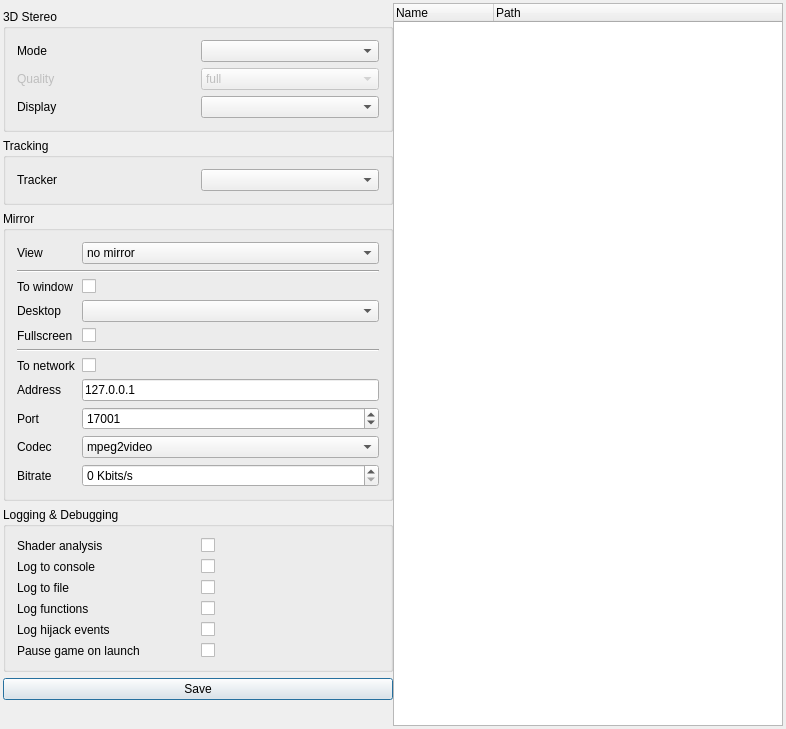
<?xml version="1.0" encoding="UTF-8"?>
<ui version="4.0">
 <class>cMainWindow</class>
 <widget class="QMainWindow" name="cMainWindow">
  <property name="geometry">
   <rect>
    <x>0</x>
    <y>0</y>
    <width>786</width>
    <height>645</height>
   </rect>
  </property>
  <property name="windowTitle">
   <string>Vireio Perception</string>
  </property>
  <widget class="QWidget" name="centralWidget">
   <layout class="QGridLayout" name="gridLayout" columnstretch="0,0">
    <property name="leftMargin">
     <number>3</number>
    </property>
    <property name="topMargin">
     <number>3</number>
    </property>
    <property name="rightMargin">
     <number>3</number>
    </property>
    <property name="bottomMargin">
     <number>3</number>
    </property>
    <property name="horizontalSpacing">
     <number>0</number>
    </property>
    <item row="5" column="0">
     <widget class="QPushButton" name="saveSettings">
      <property name="text">
       <string>Save</string>
      </property>
      <property name="autoDefault">
       <bool>true</bool>
      </property>
      <property name="default">
       <bool>true</bool>
      </property>
     </widget>
    </item>
    <item row="7" column="0">
     <spacer name="verticalSpacer">
      <property name="orientation">
       <enum>Qt::Vertical</enum>
      </property>
      <property name="sizeHint" stdset="0">
       <size>
        <width>20</width>
        <height>40</height>
       </size>
      </property>
     </spacer>
    </item>
    <item row="8" column="0">
     <widget class="QLabel" name="info">
      <property name="text">
       <string/>
      </property>
     </widget>
    </item>
    <item row="0" column="1" rowspan="9">
     <widget class="QTreeWidget" name="games">
      <property name="contextMenuPolicy">
       <enum>Qt::CustomContextMenu</enum>
      </property>
      <property name="editTriggers">
       <set>QAbstractItemView::NoEditTriggers</set>
      </property>
      <property name="indentation">
       <number>0</number>
      </property>
      <property name="rootIsDecorated">
       <bool>false</bool>
      </property>
      <property name="expandsOnDoubleClick">
       <bool>false</bool>
      </property>
      <column>
       <property name="text">
        <string>Name</string>
       </property>
      </column>
      <column>
       <property name="text">
        <string>Path</string>
       </property>
      </column>
     </widget>
    </item>
    <item row="3" column="0">
     <widget class="QGroupBox" name="groupBox">
      <property name="title">
       <string>Mirror</string>
      </property>
      <property name="flat">
       <bool>true</bool>
      </property>
      <layout class="QGridLayout" name="gridLayout_2">
       <item row="8" column="0">
        <widget class="QLabel" name="label_4">
         <property name="text">
          <string>Port</string>
         </property>
        </widget>
       </item>
       <item row="7" column="0">
        <widget class="QLabel" name="label_3">
         <property name="text">
          <string>Address</string>
         </property>
        </widget>
       </item>
       <item row="7" column="1">
        <widget class="QLineEdit" name="streamingAddress">
         <property name="text">
          <string>127.0.0.1</string>
         </property>
        </widget>
       </item>
       <item row="9" column="1">
        <widget class="QComboBox" name="streamingCodec">
         <item>
          <property name="text">
           <string>mpeg2video</string>
          </property>
         </item>
        </widget>
       </item>
       <item row="10" column="0">
        <widget class="QLabel" name="label_6">
         <property name="text">
          <string>Bitrate</string>
         </property>
        </widget>
       </item>
       <item row="9" column="0">
        <widget class="QLabel" name="label_5">
         <property name="text">
          <string>Codec</string>
         </property>
        </widget>
       </item>
       <item row="8" column="1">
        <widget class="QSpinBox" name="streamingPort">
         <property name="minimum">
          <number>1</number>
         </property>
         <property name="maximum">
          <number>65535</number>
         </property>
         <property name="value">
          <number>17001</number>
         </property>
        </widget>
       </item>
       <item row="6" column="1">
        <widget class="QCheckBox" name="streamingEnable">
         <property name="text">
          <string/>
         </property>
        </widget>
       </item>
       <item row="6" column="0">
        <widget class="QLabel" name="label_7">
         <property name="text">
          <string>To network</string>
         </property>
        </widget>
       </item>
       <item row="10" column="1">
        <widget class="QSpinBox" name="streamingBitrate">
         <property name="suffix">
          <string> Kbits/s</string>
         </property>
         <property name="maximum">
          <number>999999</number>
         </property>
        </widget>
       </item>
       <item row="2" column="0">
        <widget class="QLabel" name="label_20">
         <property name="text">
          <string>To window</string>
         </property>
        </widget>
       </item>
       <item row="3" column="0">
        <widget class="QLabel" name="label_17">
         <property name="text">
          <string>Desktop</string>
         </property>
        </widget>
       </item>
       <item row="2" column="1">
        <widget class="QCheckBox" name="mirrorWindowEnable">
         <property name="text">
          <string/>
         </property>
        </widget>
       </item>
       <item row="1" column="0" colspan="2">
        <widget class="Line" name="line">
         <property name="orientation">
          <enum>Qt::Horizontal</enum>
         </property>
        </widget>
       </item>
       <item row="3" column="1">
        <widget class="QComboBox" name="mirrorWindowDesktop"/>
       </item>
       <item row="5" column="0" colspan="2">
        <widget class="Line" name="line_2">
         <property name="orientation">
          <enum>Qt::Horizontal</enum>
         </property>
        </widget>
       </item>
       <item row="0" column="1">
        <widget class="QComboBox" name="mirrorMode">
         <item>
          <property name="text">
           <string>no mirror</string>
          </property>
         </item>
         <item>
          <property name="text">
           <string>left eye</string>
          </property>
         </item>
         <item>
          <property name="text">
           <string>right eye</string>
          </property>
         </item>
         <item>
          <property name="text">
           <string>stereo</string>
          </property>
         </item>
        </widget>
       </item>
       <item row="0" column="0">
        <widget class="QLabel" name="label_18">
         <property name="text">
          <string>View</string>
         </property>
        </widget>
       </item>
       <item row="4" column="0">
        <widget class="QLabel" name="label_21">
         <property name="text">
          <string>Fullscreen</string>
         </property>
        </widget>
       </item>
       <item row="4" column="1">
        <widget class="QCheckBox" name="mirrorWindowFullscreen">
         <property name="text">
          <string/>
         </property>
        </widget>
       </item>
      </layout>
     </widget>
    </item>
    <item row="1" column="0">
     <widget class="QGroupBox" name="groupBox_3">
      <property name="title">
       <string>3D Stereo</string>
      </property>
      <property name="flat">
       <bool>true</bool>
      </property>
      <layout class="QGridLayout" name="gridLayout_4">
       <item row="1" column="1">
        <widget class="QComboBox" name="stereoResolution">
         <property name="enabled">
          <bool>false</bool>
         </property>
         <item>
          <property name="text">
           <string>full</string>
          </property>
         </item>
         <item>
          <property name="text">
           <string>half width</string>
          </property>
         </item>
         <item>
          <property name="text">
           <string>half height</string>
          </property>
         </item>
        </widget>
       </item>
       <item row="1" column="0">
        <widget class="QLabel" name="label_8">
         <property name="enabled">
          <bool>false</bool>
         </property>
         <property name="text">
          <string>Quality</string>
         </property>
        </widget>
       </item>
       <item row="0" column="0">
        <widget class="QLabel" name="label">
         <property name="text">
          <string>Mode</string>
         </property>
        </widget>
       </item>
       <item row="0" column="1">
        <widget class="QComboBox" name="stereoMode"/>
       </item>
       <item row="2" column="1">
        <widget class="QComboBox" name="display"/>
       </item>
       <item row="2" column="0">
        <widget class="QLabel" name="label_15">
         <property name="text">
          <string>Display</string>
         </property>
        </widget>
       </item>
      </layout>
     </widget>
    </item>
    <item row="2" column="0">
     <widget class="QGroupBox" name="groupBox_2">
      <property name="title">
       <string>Tracking</string>
      </property>
      <property name="flat">
       <bool>true</bool>
      </property>
      <layout class="QGridLayout" name="gridLayout_3">
       <item row="0" column="1">
        <widget class="QComboBox" name="trackerMode"/>
       </item>
       <item row="0" column="0">
        <widget class="QLabel" name="label_2">
         <property name="text">
          <string>Tracker</string>
         </property>
        </widget>
       </item>
      </layout>
     </widget>
    </item>
    <item row="4" column="0">
     <widget class="QGroupBox" name="groupBox_4">
      <property name="title">
       <string>Logging &amp;&amp; Debugging</string>
      </property>
      <property name="flat">
       <bool>true</bool>
      </property>
      <layout class="QGridLayout" name="gridLayout_5">
       <item row="2" column="1">
        <widget class="QCheckBox" name="logToFile">
         <property name="text">
          <string/>
         </property>
        </widget>
       </item>
       <item row="4" column="1">
        <widget class="QCheckBox" name="logHijack">
         <property name="text">
          <string/>
         </property>
        </widget>
       </item>
       <item row="0" column="0">
        <widget class="QLabel" name="label_14">
         <property name="text">
          <string>Shader analysis</string>
         </property>
        </widget>
       </item>
       <item row="2" column="0">
        <widget class="QLabel" name="label_11">
         <property name="text">
          <string>Log to file</string>
         </property>
        </widget>
       </item>
       <item row="0" column="1">
        <widget class="QCheckBox" name="shaderAnalyzer">
         <property name="text">
          <string/>
         </property>
        </widget>
       </item>
       <item row="1" column="0">
        <widget class="QLabel" name="label_9">
         <property name="text">
          <string>Log to console</string>
         </property>
        </widget>
       </item>
       <item row="1" column="1">
        <widget class="QCheckBox" name="logToConsole">
         <property name="text">
          <string/>
         </property>
        </widget>
       </item>
       <item row="4" column="0">
        <widget class="QLabel" name="label_12">
         <property name="text">
          <string>Log hijack events</string>
         </property>
        </widget>
       </item>
       <item row="5" column="0">
        <widget class="QLabel" name="label_10">
         <property name="text">
          <string>Pause game on launch</string>
         </property>
        </widget>
       </item>
       <item row="5" column="1">
        <widget class="QCheckBox" name="pauseOnLaunch">
         <property name="text">
          <string/>
         </property>
        </widget>
       </item>
       <item row="3" column="1">
        <widget class="QCheckBox" name="logVerbose">
         <property name="text">
          <string/>
         </property>
        </widget>
       </item>
       <item row="3" column="0">
        <widget class="QLabel" name="label_13">
         <property name="text">
          <string>Log functions</string>
         </property>
        </widget>
       </item>
      </layout>
     </widget>
    </item>
   </layout>
  </widget>
 </widget>
 <layoutdefault spacing="6" margin="11"/>
 <resources/>
 <connections/>
</ui>
